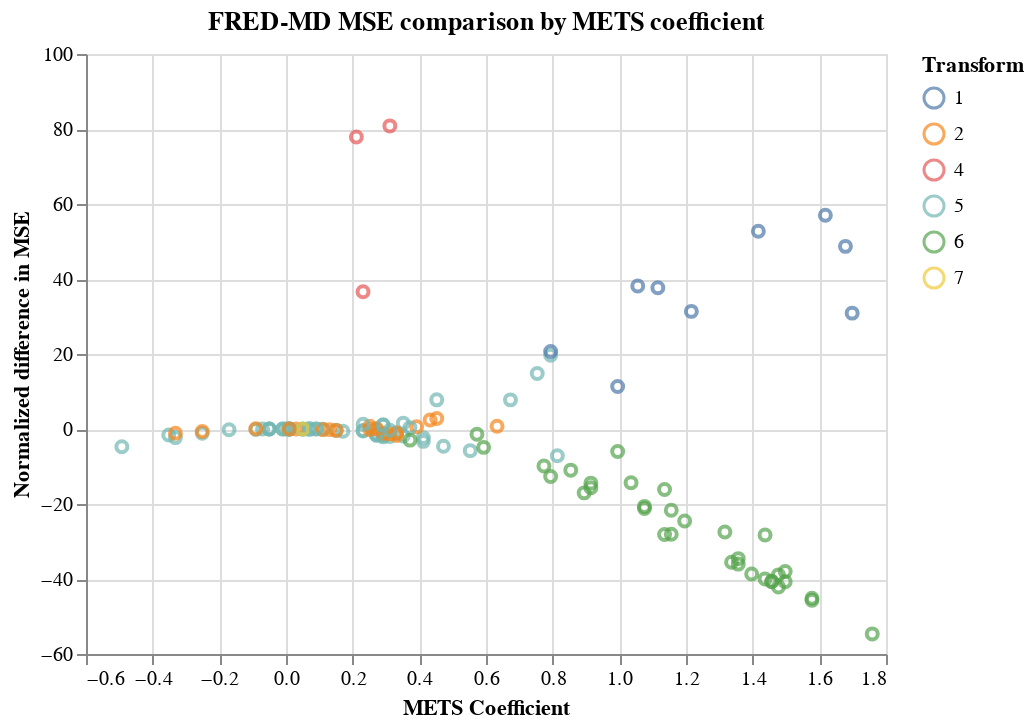

The notebook cell this image was saved under:
### Code cell
(altair.Chart(total_df.query('MSE_Ratio < 100'), title = 'FRED-MD MSE comparison by METS coefficient')
 .mark_point()
 .encode(x=altair.X('mets_coef', title = 'METS Coefficient'),
         y=altair.Y('MSE_Ratio',title = 'Normalized difference in MSE'),
         color=altair.Color('transform', title = 'Transform' )) )

### Figure 1 — Vega-Lite specification as saved in the notebook (floating-point values rounded to 4 significant figures)
{"config": {"view": {"continuousWidth": 400, "continuousHeight": 300}}, "data": {"name": "data-d87361bcf94f9419bc2732d7e3fccfcd"}, "mark": "point", "encoding": {"color": {"type": "nominal", "field": "transform", "title": "Transform"}, "x": {"type": "quantitative", "field": "mets_coef", "title": "METS Coefficient"}, "y": {"type": "quantitative", "field": "MSE_Ratio", "title": "Normalized difference in MSE"}}, "title": "FRED-MD MSE comparison by METS coefficient", "$schema": "https://vega.github.io/schema/vega-lite/v4.8.1.json", "datasets": {"data-d87361bcf94f9419bc2732d7e3fccfcd": [{"mets_mse": 0.0001452, "ar_mse": 0.0001476, "transform": "5", "ar_coef": -0.2899, "mets_coef": -0.3518, "MSE_Ratio": -1.619, "mets_beats_ar": 1}, {"mets_mse": 8.097e-05, "ar_mse": 8.124e-05, "transform": "5", "ar_coef": 0.1352, "mets_coef": 0.1508, "MSE_Ratio": -0.3319, "mets_beats_ar": 1}, {"mets_mse": 0.0002097, "ar_mse": 0.000211, "transform": "5", "ar_coef": 0.1079, "mets_coef": 0.1709, "MSE_Ratio": -0.5919, "mets_beats_ar": 1}, {"mets_mse": 0.0002163, "ar_mse": 0.0002164, "transform": "5", "ar_coef": 0.03817, "mets_coef": 0.05025, "MSE_Ratio": -0.04738, "mets_beats_ar": 1}, {"mets_mse": 0.000503, "ar_mse": 0.0005036, "transform": "5", "ar_coef": 0.05567, "mets_coef": 0.07035, "MSE_Ratio": -0.1278, "mets_beats_ar": 1}, {"mets_mse": 0.0001917, "ar_mse": 0.0001983, "transform": "5", "ar_coef": 0.2935, "mets_coef": 0.4121, "MSE_Ratio": -3.297, "mets_beats_ar": 1}, {"mets_mse": 0.000255, "ar_mse": 0.0002602, "transform": "5", "ar_coef": 0.2298, "mets_coef": 0.3116, "MSE_Ratio": -2.017, "mets_beats_ar": 1}, {"mets_mse": 0.0003102, "ar_mse": 0.0003159, "transform": "5", "ar_coef": 0.2067, "mets_coef": 0.2915, "MSE_Ratio": -1.817, "mets_beats_ar": 1}, {"mets_mse": 0.0002543, "ar_mse": 0.0002585, "transform": "5", "ar_coef": 0.1828, "mets_coef": 0.2714, "MSE_Ratio": -1.644, "mets_beats_ar": 1}, {"mets_mse": 0.003337, "ar_mse": 0.003408, "transform": "5", "ar_coef": 0.185, "mets_coef": 0.2915, "MSE_Ratio": -2.101, "mets_beats_ar": 1}, {"mets_mse": 8.599e-05, "ar_mse": 8.612e-05, "transform": "5", "ar_coef": -0.07929, "mets_coef": -0.09045, "MSE_Ratio": -0.1515, "mets_beats_ar": 1}, {"mets_mse": 0.0007581, "ar_mse": 0.0007673, "transform": "5", "ar_coef": 0.2075, "mets_coef": 0.2714, "MSE_Ratio": -1.195, "mets_beats_ar": 1}, {"mets_mse": 0.0001847, "ar_mse": 0.0001883, "transform": "5", "ar_coef": 0.274, "mets_coef": 0.3518, "MSE_Ratio": -1.873, "mets_beats_ar": 1}, {"mets_mse": 0.0004723, "ar_mse": 0.0004774, "transform": "5", "ar_coef": 0.2897, "mets_coef": 0.3317, "MSE_Ratio": -1.053, "mets_beats_ar": 1}, {"mets_mse": 0.0002148, "ar_mse": 0.0002149, "transform": "5", "ar_coef": -0.07536, "mets_coef": -0.07035, "MSE_Ratio": -0.01976, "mets_beats_ar": 1}, {"mets_mse": 0.0002994, "ar_mse": 0.0003039, "transform": "5", "ar_coef": 0.2303, "mets_coef": 0.2915, "MSE_Ratio": -1.499, "mets_beats_ar": 1}, {"mets_mse": 0.002339, "ar_mse": 0.002366, "transform": "5", "ar_coef": -0.1762, "mets_coef": -0.2513, "MSE_Ratio": -1.136, "mets_beats_ar": 1}, {"mets_mse": 0.0006897, "ar_mse": 0.0006898, "transform": "5", "ar_coef": -0.04132, "mets_coef": -0.05025, "MSE_Ratio": -0.01994, "mets_beats_ar": 1}, {"mets_mse": 1.313, "ar_mse": 1.337, "transform": "2", "ar_coef": 0.2524, "mets_coef": 0.3317, "MSE_Ratio": -1.747, "mets_beats_ar": 1}, {"mets_mse": 70510.0, "ar_mse": 70990.0, "transform": "2", "ar_coef": -0.2203, "mets_coef": -0.2513, "MSE_Ratio": -0.667, "mets_beats_ar": 1}, {"mets_mse": 0.004171, "ar_mse": 0.004221, "transform": "2", "ar_coef": 0.2481, "mets_coef": 0.2915, "MSE_Ratio": -1.169, "mets_beats_ar": 1}, {"mets_mse": 1.708e-05, "ar_mse": 1.708e-05, "transform": "5", "ar_coef": -0.008477, "mets_coef": -0.01005, "MSE_Ratio": -0.00101, "mets_beats_ar": 1}, {"mets_mse": 0.0001788, "ar_mse": 0.0001788, "transform": "5", "ar_coef": 0.01304, "mets_coef": 0.01005, "MSE_Ratio": -0.0007715, "mets_beats_ar": 1}, {"mets_mse": 0.779, "ar_mse": 0.779, "transform": "2", "ar_coef": 0.02093, "mets_coef": 0.03015, "MSE_Ratio": -0.005593, "mets_beats_ar": 1}, {"mets_mse": 2.12, "ar_mse": 2.123, "transform": "2", "ar_coef": 0.1043, "mets_coef": 0.1307, "MSE_Ratio": -0.166, "mets_beats_ar": 1}, {"mets_mse": 0.02926, "ar_mse": 0.02994, "transform": "5", "ar_coef": -0.2269, "mets_coef": -0.3317, "MSE_Ratio": -2.294, "mets_beats_ar": 1}, {"mets_mse": 0.02053, "ar_mse": 0.02152, "transform": "5", "ar_coef": 0.3523, "mets_coef": 0.4724, "MSE_Ratio": -4.614, "mets_beats_ar": 1}, {"mets_mse": 0.006955, "ar_mse": 0.006849, "transform": "5", "ar_coef": 0.3716, "mets_coef": 0.3518, "MSE_Ratio": 1.558, "mets_beats_ar": 0}, {"mets_mse": 0.01596, "ar_mse": 0.01597, "transform": "5", "ar_coef": 0.257, "mets_coef": 0.2714, "MSE_Ratio": -0.05787, "mets_beats_ar": 1}, {"mets_mse": 0.003667, "ar_mse": 0.003663, "transform": "5", "ar_coef": 0.0772, "mets_coef": 0.07035, "MSE_Ratio": 0.1064, "mets_beats_ar": 0}, {"mets_mse": 0.04764, "ar_mse": 0.0484, "transform": "5", "ar_coef": 0.1932, "mets_coef": 0.2714, "MSE_Ratio": -1.575, "mets_beats_ar": 1}, {"mets_mse": 0.0001557, "ar_mse": 0.0001557, "transform": "5", "ar_coef": 0.0006761, "mets_coef": -0.0, "MSE_Ratio": 4.214e-05, "mets_beats_ar": 0}, {"mets_mse": 0.000124, "ar_mse": 0.000124, "transform": "5", "ar_coef": 0.006997, "mets_coef": 0.01005, "MSE_Ratio": 0.0008882, "mets_beats_ar": 0}, {"mets_mse": 8.434e-05, "ar_mse": 7.348e-05, "transform": "5", "ar_coef": 0.7305, "mets_coef": 0.7538, "MSE_Ratio": 14.78, "mets_beats_ar": 0}, {"mets_mse": 0.0002078, "ar_mse": 0.0002078, "transform": "5", "ar_coef": -0.05556, "mets_coef": -0.05025, "MSE_Ratio": 0.004859, "mets_beats_ar": 0}, {"mets_mse": 9.717e-05, "ar_mse": 9.718e-05, "transform": "5", "ar_coef": 0.05371, "mets_coef": 0.05025, "MSE_Ratio": -0.01728, "mets_beats_ar": 1}, {"mets_mse": 0.0001237, "ar_mse": 0.0001238, "transform": "5", "ar_coef": 0.09766, "mets_coef": 0.1106, "MSE_Ratio": -0.09057, "mets_beats_ar": 1}, {"mets_mse": 6.334e-05, "ar_mse": 6.334e-05, "transform": "5", "ar_coef": -0.04053, "mets_coef": -0.05025, "MSE_Ratio": -0.008704, "mets_beats_ar": 1}, {"mets_mse": 0.0001642, "ar_mse": 0.0001642, "transform": "5", "ar_coef": 0.01279, "mets_coef": 0.01005, "MSE_Ratio": -0.001251, "mets_beats_ar": 1}, {"mets_mse": 0.0001165, "ar_mse": 0.0001166, "transform": "5", "ar_coef": 0.01014, "mets_coef": 0.01005, "MSE_Ratio": -0.002072, "mets_beats_ar": 1}, {"mets_mse": 3.409e-05, "ar_mse": 3.409e-05, "transform": "5", "ar_coef": 0.07958, "mets_coef": 0.09045, "MSE_Ratio": 0.00185, "mets_beats_ar": 0}, {"mets_mse": 0.0001999, "ar_mse": 0.0001999, "transform": "5", "ar_coef": -0.009983, "mets_coef": -0.01005, "MSE_Ratio": -0.002576, "mets_beats_ar": 1}, {"mets_mse": 8.882e-06, "ar_mse": 8.781e-06, "transform": "5", "ar_coef": 0.3096, "mets_coef": 0.2915, "MSE_Ratio": 1.148, "mets_beats_ar": 0}, {"mets_mse": 2.041e-05, "ar_mse": 2.089e-05, "transform": "5", "ar_coef": 0.3492, "mets_coef": 0.4121, "MSE_Ratio": -2.298, "mets_beats_ar": 1}, {"mets_mse": 0.01924, "ar_mse": 0.01923, "transform": "2", "ar_coef": -0.0983, "mets_coef": -0.09045, "MSE_Ratio": 0.06674, "mets_beats_ar": 0}, {"mets_mse": 0.09913, "ar_mse": 0.07258, "transform": "4", "ar_coef": 0.5864, "mets_coef": 0.2312, "MSE_Ratio": 36.59, "mets_beats_ar": 0}, {"mets_mse": 0.08113, "ar_mse": 0.04562, "transform": "4", "ar_coef": 0.7235, "mets_coef": 0.2111, "MSE_Ratio": 77.85, "mets_beats_ar": 0}, {"mets_mse": 0.0849, "ar_mse": 0.04695, "transform": "4", "ar_coef": 0.7389, "mets_coef": 0.3116, "MSE_Ratio": 80.82, "mets_beats_ar": 0}, {"mets_mse": 0.0007229, "ar_mse": 0.0007671, "transform": "5", "ar_coef": 0.3918, "mets_coef": 0.5528, "MSE_Ratio": -5.768, "mets_beats_ar": 1}, {"mets_mse": 0.002577, "ar_mse": 0.002582, "transform": "5", "ar_coef": -0.164, "mets_coef": -0.1709, "MSE_Ratio": -0.1835, "mets_beats_ar": 1}, {"mets_mse": 0.008995, "ar_mse": 0.009442, "transform": "5", "ar_coef": -0.3531, "mets_coef": -0.4925, "MSE_Ratio": -4.733, "mets_beats_ar": 1}, {"mets_mse": 6.764e-05, "ar_mse": 6.276e-05, "transform": "5", "ar_coef": 0.535, "mets_coef": 0.4523, "MSE_Ratio": 7.776, "mets_beats_ar": 0}, {"mets_mse": 1.809e-05, "ar_mse": 1.511e-05, "transform": "5", "ar_coef": 0.7696, "mets_coef": 0.794, "MSE_Ratio": 19.68, "mets_beats_ar": 0}, {"mets_mse": 0.0008392, "ar_mse": 0.0008427, "transform": "2", "ar_coef": 0.1266, "mets_coef": 0.1508, "MSE_Ratio": -0.4106, "mets_beats_ar": 1}, {"mets_mse": 0.0002477, "ar_mse": 0.0002891, "transform": "6", "ar_coef": 0.6974, "mets_coef": 1.035, "MSE_Ratio": -14.33, "mets_beats_ar": 1}, {"mets_mse": 4.015e-05, "ar_mse": 6.571e-05, "transform": "6", "ar_coef": 0.782, "mets_coef": 1.477, "MSE_Ratio": -38.9, "mets_beats_ar": 1}, {"mets_mse": 4.038e-05, "ar_mse": 4.349e-05, "transform": "5", "ar_coef": 0.6426, "mets_coef": 0.8141, "MSE_Ratio": -7.146, "mets_beats_ar": 1}, {"mets_mse": 0.001466, "ar_mse": 0.002697, "transform": "6", "ar_coef": 0.7106, "mets_coef": 1.578, "MSE_Ratio": -45.66, "mets_beats_ar": 1}, {"mets_mse": 0.0107, "ar_mse": 0.02358, "transform": "6", "ar_coef": 0.7761, "mets_coef": 1.759, "MSE_Ratio": -54.64, "mets_beats_ar": 1}, {"mets_mse": 2.699, "ar_mse": 2.699, "transform": "7", "ar_coef": 0.04758, "mets_coef": 0.05025, "MSE_Ratio": 0.00104, "mets_beats_ar": 0}, {"mets_mse": 0.000224, "ar_mse": 0.0004083, "transform": "6", "ar_coef": 0.7365, "mets_coef": 1.578, "MSE_Ratio": -45.12, "mets_beats_ar": 1}, {"mets_mse": 3.206e-05, "ar_mse": 4.092e-05, "transform": "6", "ar_coef": 0.7051, "mets_coef": 1.156, "MSE_Ratio": -21.66, "mets_beats_ar": 1}, {"mets_mse": 6.183e-05, "ar_mse": 6.946e-05, "transform": "6", "ar_coef": 0.5877, "mets_coef": 0.8543, "MSE_Ratio": -10.97, "mets_beats_ar": 1}, {"mets_mse": 3.902e-06, "ar_mse": 3.946e-06, "transform": "2", "ar_coef": -0.2942, "mets_coef": -0.3317, "MSE_Ratio": -1.119, "mets_beats_ar": 1}, {"mets_mse": 0.001673, "ar_mse": 0.00168, "transform": "5", "ar_coef": 0.209, "mets_coef": 0.2312, "MSE_Ratio": -0.4069, "mets_beats_ar": 1}, {"mets_mse": 0.001537, "ar_mse": 0.001545, "transform": "5", "ar_coef": 0.2017, "mets_coef": 0.2312, "MSE_Ratio": -0.5228, "mets_beats_ar": 1}, {"mets_mse": 0.00935, "ar_mse": 0.009449, "transform": "2", "ar_coef": 0.2983, "mets_coef": 0.3317, "MSE_Ratio": -1.045, "mets_beats_ar": 1}, {"mets_mse": 0.002817, "ar_mse": 0.002614, "transform": "5", "ar_coef": 0.6642, "mets_coef": 0.6734, "MSE_Ratio": 7.772, "mets_beats_ar": 0}, {"mets_mse": 0.01845, "ar_mse": 0.01832, "transform": "2", "ar_coef": 0.5768, "mets_coef": 0.6332, "MSE_Ratio": 0.7153, "mets_beats_ar": 0}, {"mets_mse": 0.03369, "ar_mse": 0.03365, "transform": "2", "ar_coef": 0.2729, "mets_coef": 0.2714, "MSE_Ratio": 0.09662, "mets_beats_ar": 0}, {"mets_mse": 0.02814, "ar_mse": 0.02797, "transform": "2", "ar_coef": 0.4041, "mets_coef": 0.392, "MSE_Ratio": 0.5942, "mets_beats_ar": 0}, {"mets_mse": 0.02303, "ar_mse": 0.02249, "transform": "2", "ar_coef": 0.4704, "mets_coef": 0.4322, "MSE_Ratio": 2.377, "mets_beats_ar": 0}, {"mets_mse": 0.02354, "ar_mse": 0.0229, "transform": "2", "ar_coef": 0.4885, "mets_coef": 0.4523, "MSE_Ratio": 2.806, "mets_beats_ar": 0}, {"mets_mse": 0.04041, "ar_mse": 0.04012, "transform": "2", "ar_coef": 0.2675, "mets_coef": 0.2513, "MSE_Ratio": 0.7308, "mets_beats_ar": 0}, {"mets_mse": 0.04076, "ar_mse": 0.04082, "transform": "2", "ar_coef": 0.2381, "mets_coef": 0.2513, "MSE_Ratio": -0.1392, "mets_beats_ar": 1}, {"mets_mse": 0.03198, "ar_mse": 0.03202, "transform": "2", "ar_coef": 0.1014, "mets_coef": 0.1106, "MSE_Ratio": -0.1396, "mets_beats_ar": 1}, {"mets_mse": 0.04651, "ar_mse": 0.04712, "transform": "2", "ar_coef": 0.2634, "mets_coef": 0.3116, "MSE_Ratio": -1.29, "mets_beats_ar": 1}, {"mets_mse": 0.03511, "ar_mse": 0.0291, "transform": "1", "ar_coef": 0.7697, "mets_coef": 0.794, "MSE_Ratio": 20.66, "mets_beats_ar": 0}, {"mets_mse": 0.02063, "ar_mse": 0.01493, "transform": "1", "ar_coef": 0.8847, "mets_coef": 1.055, "MSE_Ratio": 38.12, "mets_beats_ar": 0}, {"mets_mse": 0.01745, "ar_mse": 0.01268, "transform": "1", "ar_coef": 0.9054, "mets_coef": 1.116, "MSE_Ratio": 37.66, "mets_beats_ar": 0}, {"mets_mse": 0.02051, "ar_mse": 0.01561, "transform": "1", "ar_coef": 0.9135, "mets_coef": 1.216, "MSE_Ratio": 31.37, "mets_beats_ar": 0}, {"mets_mse": 0.07869, "ar_mse": 0.05153, "transform": "1", "ar_coef": 0.9656, "mets_coef": 1.417, "MSE_Ratio": 52.72, "mets_beats_ar": 0}, {"mets_mse": 0.1015, "ar_mse": 0.06465, "transform": "1", "ar_coef": 0.9806, "mets_coef": 1.618, "MSE_Ratio": 56.98, "mets_beats_ar": 0}, {"mets_mse": 0.1271, "ar_mse": 0.08546, "transform": "1", "ar_coef": 0.9868, "mets_coef": 1.678, "MSE_Ratio": 48.7, "mets_beats_ar": 0}, {"mets_mse": 0.1782, "ar_mse": 0.1362, "transform": "1", "ar_coef": 0.982, "mets_coef": 1.698, "MSE_Ratio": 30.9, "mets_beats_ar": 0}, {"mets_mse": 0.0002348, "ar_mse": 0.000234, "transform": "5", "ar_coef": 0.3706, "mets_coef": 0.3719, "MSE_Ratio": 0.3672, "mets_beats_ar": 0}, {"mets_mse": 0.0005344, "ar_mse": 0.0005343, "transform": "5", "ar_coef": 0.08358, "mets_coef": 0.09045, "MSE_Ratio": 0.03498, "mets_beats_ar": 0}, {"mets_mse": 0.0004926, "ar_mse": 0.0004866, "transform": "5", "ar_coef": 0.28, "mets_coef": 0.2312, "MSE_Ratio": 1.248, "mets_beats_ar": 0}, {"mets_mse": 0.000459, "ar_mse": 0.0004544, "transform": "5", "ar_coef": 0.3099, "mets_coef": 0.2915, "MSE_Ratio": 1.019, "mets_beats_ar": 0}, {"mets_mse": 0.0003858, "ar_mse": 0.0003872, "transform": "5", "ar_coef": 0.2926, "mets_coef": 0.3116, "MSE_Ratio": -0.3514, "mets_beats_ar": 1}, {"mets_mse": 6.778e-05, "ar_mse": 8.54e-05, "transform": "6", "ar_coef": 0.6619, "mets_coef": 1.075, "MSE_Ratio": -20.64, "mets_beats_ar": 1}, {"mets_mse": 0.0001216, "ar_mse": 0.0001543, "transform": "6", "ar_coef": 0.6579, "mets_coef": 1.075, "MSE_Ratio": -21.22, "mets_beats_ar": 1}, {"mets_mse": 8.46e-05, "ar_mse": 0.0001365, "transform": "6", "ar_coef": 0.802, "mets_coef": 1.497, "MSE_Ratio": -38.0, "mets_beats_ar": 1}, {"mets_mse": 0.001515, "ar_mse": 0.001807, "transform": "6", "ar_coef": 0.7514, "mets_coef": 1.136, "MSE_Ratio": -16.13, "mets_beats_ar": 1}, {"mets_mse": 0.01737, "ar_mse": 0.02415, "transform": "6", "ar_coef": 0.6036, "mets_coef": 1.156, "MSE_Ratio": -28.07, "mets_beats_ar": 1}, {"mets_mse": 0.001509, "ar_mse": 0.001999, "transform": "6", "ar_coef": 0.7087, "mets_coef": 1.196, "MSE_Ratio": -24.52, "mets_beats_ar": 1}, {"mets_mse": 8.283e-06, "ar_mse": 1.397e-05, "transform": "6", "ar_coef": 0.7087, "mets_coef": 1.457, "MSE_Ratio": -40.73, "mets_beats_ar": 1}, {"mets_mse": 6.225e-05, "ar_mse": 8.661e-05, "transform": "6", "ar_coef": 0.5341, "mets_coef": 1.136, "MSE_Ratio": -28.13, "mets_beats_ar": 1}, {"mets_mse": 0.0002833, "ar_mse": 0.000462, "transform": "6", "ar_coef": 0.6788, "mets_coef": 1.397, "MSE_Ratio": -38.68, "mets_beats_ar": 1}, {"mets_mse": 4.259e-06, "ar_mse": 4.977e-06, "transform": "6", "ar_coef": 0.5916, "mets_coef": 0.9146, "MSE_Ratio": -14.44, "mets_beats_ar": 1}, {"mets_mse": 4.83e-05, "ar_mse": 7.55e-05, "transform": "6", "ar_coef": 0.6931, "mets_coef": 1.357, "MSE_Ratio": -36.02, "mets_beats_ar": 1}, {"mets_mse": 7.664e-06, "ar_mse": 1.069e-05, "transform": "6", "ar_coef": 0.7752, "mets_coef": 1.437, "MSE_Ratio": -28.29, "mets_beats_ar": 1}, {"mets_mse": 1.107e-06, "ar_mse": 1.526e-06, "transform": "6", "ar_coef": 0.7723, "mets_coef": 1.317, "MSE_Ratio": -27.47, "mets_beats_ar": 1}, {"mets_mse": 1.133e-05, "ar_mse": 1.956e-05, "transform": "6", "ar_coef": 0.7032, "mets_coef": 1.477, "MSE_Ratio": -42.11, "mets_beats_ar": 1}, {"mets_mse": 1.797e-05, "ar_mse": 2.994e-05, "transform": "6", "ar_coef": 0.7148, "mets_coef": 1.437, "MSE_Ratio": -39.97, "mets_beats_ar": 1}, {"mets_mse": 9.676e-06, "ar_mse": 1.629e-05, "transform": "6", "ar_coef": 0.7069, "mets_coef": 1.457, "MSE_Ratio": -40.6, "mets_beats_ar": 1}, {"mets_mse": 4.174e-06, "ar_mse": 6.379e-06, "transform": "6", "ar_coef": 0.7279, "mets_coef": 1.357, "MSE_Ratio": -34.57, "mets_beats_ar": 1}, {"mets_mse": 9.827e-06, "ar_mse": 1.184e-05, "transform": "6", "ar_coef": 0.4576, "mets_coef": 0.8945, "MSE_Ratio": -17.03, "mets_beats_ar": 1}, {"mets_mse": 5.759e-05, "ar_mse": 8.932e-05, "transform": "6", "ar_coef": 0.6979, "mets_coef": 1.337, "MSE_Ratio": -35.52, "mets_beats_ar": 1}, {"mets_mse": 1.139e-06, "ar_mse": 1.212e-06, "transform": "6", "ar_coef": 0.7172, "mets_coef": 0.995, "MSE_Ratio": -6.02, "mets_beats_ar": 1}, {"mets_mse": 4.06e-06, "ar_mse": 4.118e-06, "transform": "6", "ar_coef": 0.4925, "mets_coef": 0.5729, "MSE_Ratio": -1.4, "mets_beats_ar": 1}, {"mets_mse": 2.456e-05, "ar_mse": 2.531e-05, "transform": "6", "ar_coef": 0.2538, "mets_coef": 0.3719, "MSE_Ratio": -2.961, "mets_beats_ar": 1}, {"mets_mse": 5.116e-06, "ar_mse": 5.379e-06, "transform": "6", "ar_coef": 0.4371, "mets_coef": 0.593, "MSE_Ratio": -4.895, "mets_beats_ar": 1}, {"mets_mse": 17.34, "ar_mse": 17.34, "transform": "2", "ar_coef": 0.01507, "mets_coef": 0.01005, "MSE_Ratio": 0.001191, "mets_beats_ar": 0}, {"mets_mse": 7.2e-05, "ar_mse": 0.0001215, "transform": "6", "ar_coef": 0.7723, "mets_coef": 1.497, "MSE_Ratio": -40.72, "mets_beats_ar": 1}, {"mets_mse": 0.0005772, "ar_mse": 0.0006403, "transform": "6", "ar_coef": 0.5531, "mets_coef": 0.7739, "MSE_Ratio": -9.851, "mets_beats_ar": 1}, {"mets_mse": 0.0009701, "ar_mse": 0.001111, "transform": "6", "ar_coef": 0.4811, "mets_coef": 0.794, "MSE_Ratio": -12.67, "mets_beats_ar": 1}, {"mets_mse": 0.000121, "ar_mse": 0.0001435, "transform": "6", "ar_coef": 0.5196, "mets_coef": 0.9146, "MSE_Ratio": -15.65, "mets_beats_ar": 1}, {"mets_mse": 39.32, "ar_mse": 35.31, "transform": "1", "ar_coef": 0.8098, "mets_coef": 0.995, "MSE_Ratio": 11.36, "mets_beats_ar": 0}]}}
